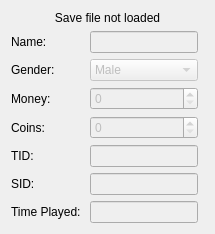
      <widget class="QWidget" name="tab">
       <attribute name="title">
        <string>Trainer Info</string>
       </attribute>
       <layout class="QGridLayout" name="gridLayout">
        <item row="0" column="0" colspan="2">
         <layout class="QVBoxLayout" name="verticalLayout_2">
          <item>
           <widget class="QLabel" name="saveLoadedLabel">
            <property name="text">
             <string>Save file not loaded</string>
            </property>
            <property name="alignment">
             <set>Qt::AlignCenter</set>
            </property>
           </widget>
          </item>
         </layout>
        </item>
        <item row="2" column="1">
         <layout class="QVBoxLayout" name="verticalLayout"/>
        </item>
        <item row="1" column="0" rowspan="2">
         <layout class="QFormLayout" name="formLayout">
          <item row="0" column="0">
           <widget class="QLabel" name="nameLabel">
            <property name="text">
             <string>Name: </string>
            </property>
           </widget>
          </item>
          <item row="0" column="1">
           <widget class="QLineEdit" name="nameLineEdit">
            <property name="enabled">
             <bool>false</bool>
            </property>
            <property name="maximumSize">
             <size>
              <width>770</width>
              <height>16777215</height>
             </size>
            </property>
           </widget>
          </item>
          <item row="1" column="0">
           <widget class="QLabel" name="genderLabel">
            <property name="text">
             <string>Gender: </string>
            </property>
           </widget>
          </item>
          <item row="1" column="1">
           <widget class="QComboBox" name="genderComboBox">
            <property name="enabled">
             <bool>false</bool>
            </property>
            <item>
             <property name="text">
              <string>Male</string>
             </property>
            </item>
            <item>
             <property name="text">
              <string>Female</string>
             </property>
            </item>
           </widget>
          </item>
          <item row="2" column="0">
           <widget class="QLabel" name="moneyLabel">
            <property name="text">
             <string>Money: </string>
            </property>
           </widget>
          </item>
          <item row="3" column="0">
           <widget class="QLabel" name="coinsLabel">
            <property name="text">
             <string>Coins: </string>
            </property>
           </widget>
          </item>
          <item row="4" column="1">
           <widget class="QLineEdit" name="publicIdLineEdit">
            <property name="enabled">
             <bool>false</bool>
            </property>
           </widget>
          </item>
          <item row="4" column="0">
           <widget class="QLabel" name="nameLabel_2">
            <property name="text">
             <string>TID:</string>
            </property>
           </widget>
          </item>
          <item row="5" column="0">
           <widget class="QLabel" name="coinsLabel_2">
            <property name="text">
             <string>SID:</string>
            </property>
           </widget>
          </item>
          <item row="5" column="1">
           <widget class="QLineEdit" name="secretIdLineEdit">
            <property name="enabled">
             <bool>false</bool>
            </property>
           </widget>
          </item>
          <item row="7" column="0">
           <widget class="QLabel" name="timePlayedLabel">
            <property name="text">
             <string>Time Played: </string>
            </property>
           </widget>
          </item>
          <item row="7" column="1">
           <widget class="QLineEdit" name="timePlayedLineEdit">
            <property name="enabled">
             <bool>false</bool>
            </property>
           </widget>
          </item>
          <item row="2" column="1">
           <widget class="QSpinBox" name="moneySpinBox">
            <property name="enabled">
             <bool>false</bool>
            </property>
           </widget>
          </item>
          <item row="3" column="1">
           <widget class="QSpinBox" name="coinsSpinBox">
            <property name="enabled">
             <bool>false</bool>
            </property>
           </widget>
          </item>
         </layout>
        </item>
       </layout>
      </widget>
